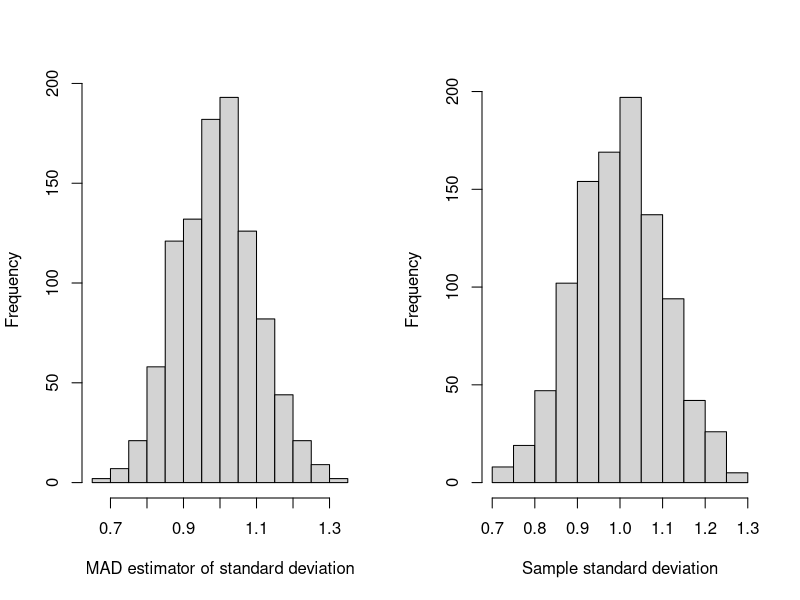

This figure's R source:
# Homework 7B ##

# Auxiliar function #
mad = function(x) mean(abs(x - mean(x)))

# Simulation #
M = matrix(rnorm(50000), ncol=50)
sigmahat = sqrt(pi/2)*apply(M, 1, mad)
s = apply(M, 1, sd)

# Bias #
mean(sigmahat)
mean(s)

# Efficiency #
sd(sigmahat)
sd(s)

# Graphical presentation #
par(mfrow=c(1,2))
hist(sigmahat, main='', xlab='MAD estimator of standard deviation', breaks=15)
hist(s, main='', xlab='Sample standard deviation', breaks=15)
